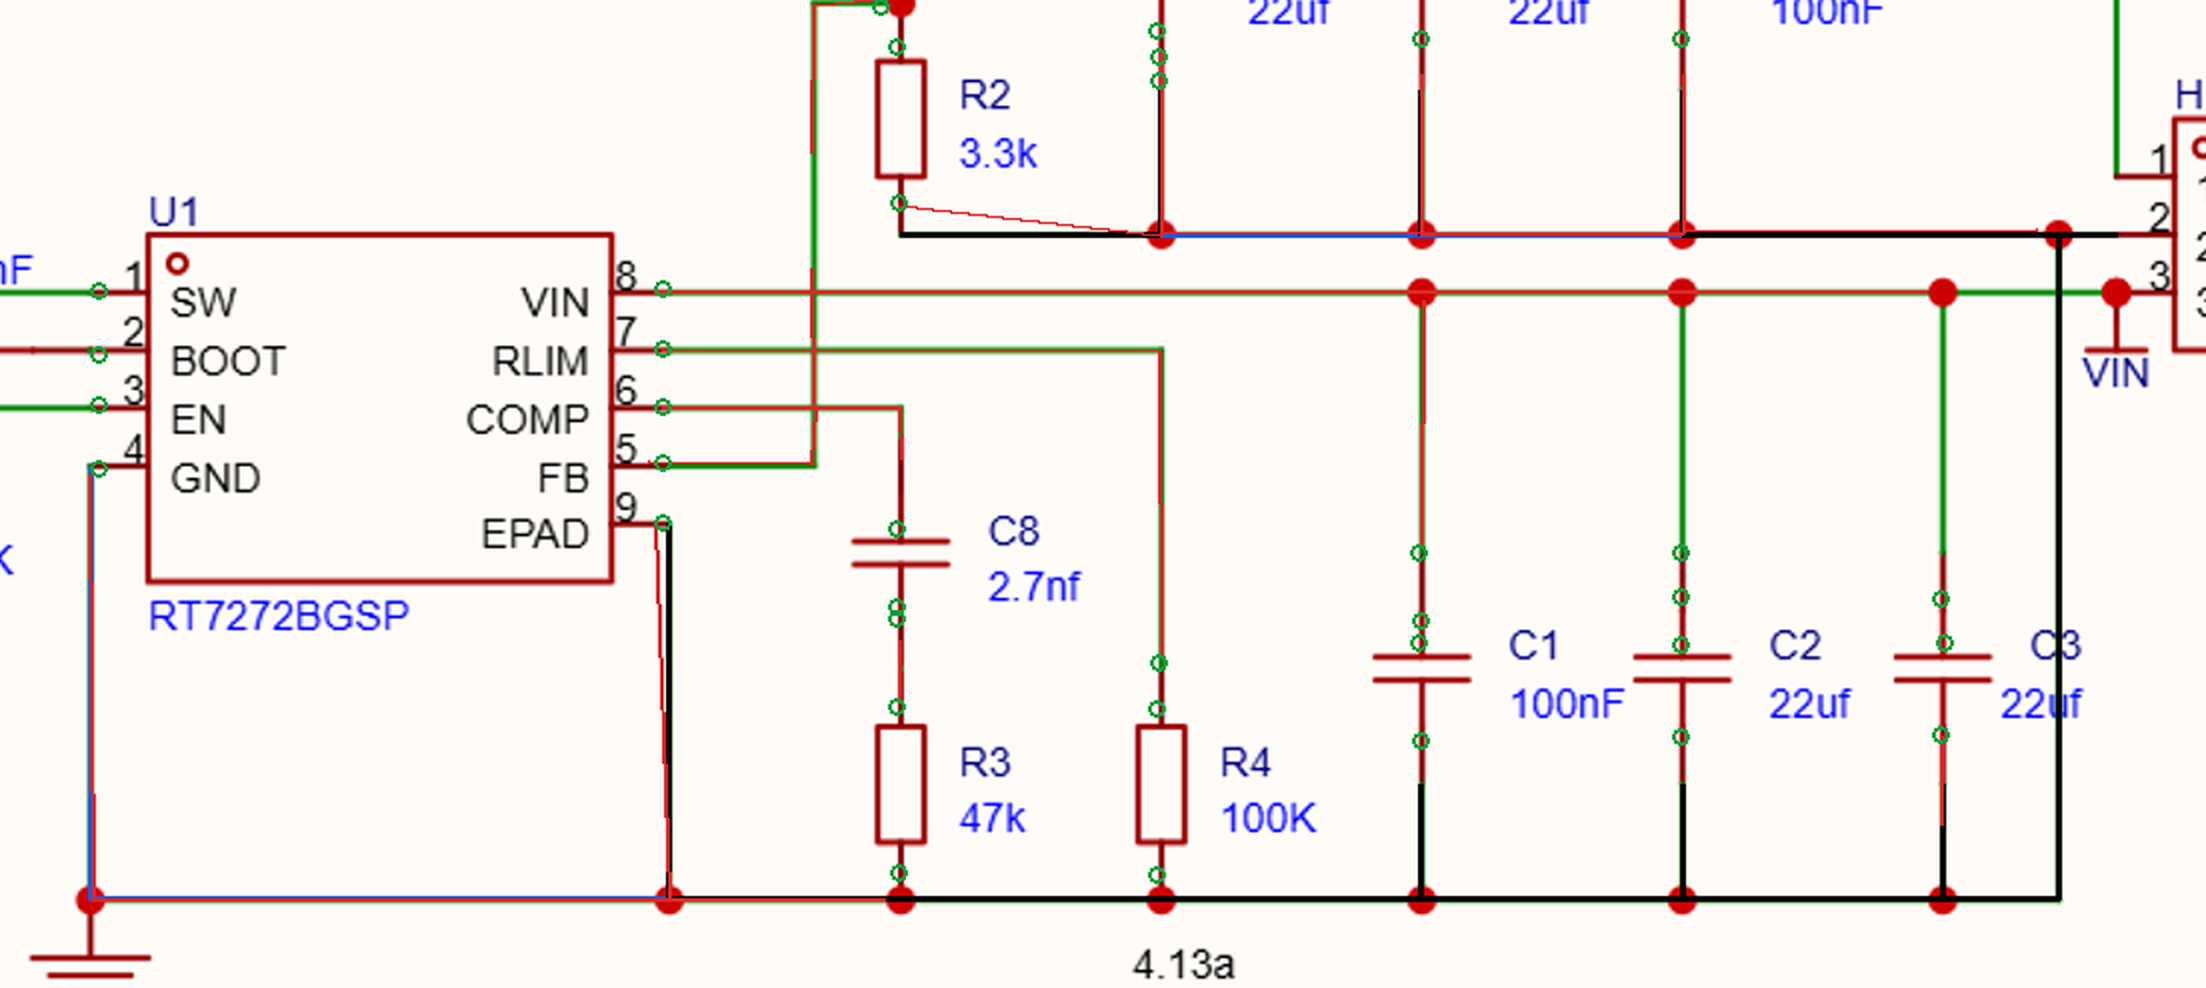

This chart was generated by the following Python code:
"""Draw one reference net next to what we produced, so the cut mismatch is visible.

Blue = reference wire (its own segments).  Red = our wire.  Green dots = our pins.
Where a blue line has no red line on top of it, that reference segment counts as missing.
"""
from __future__ import annotations

import argparse
import json
import math
import sys
from pathlib import Path

from PIL import Image, ImageDraw

sys.path.insert(0, r"C:/Users/Pc/Desktop/新建文件夹/pcb_parser_competition/scripts")
from platform_metrics import _close, _segments  # noqa: E402

GT = Path(r"C:/Users/Pc/Desktop/新建文件夹/赛题六公开数据集/赛题六公开数据集/open_GT/open_GT")
IMAGES = Path(r"D:/pcb_open_gt_in")
PRED = Path(r"D:/pcb_open_gt_v32best/final_results")


def main() -> None:
    parser = argparse.ArgumentParser()
    parser.add_argument("--case", default="13")
    parser.add_argument("--net", default="net_7")
    parser.add_argument("--scale", type=float, default=2.0)
    parser.add_argument("--out", type=Path, default=Path(r"C:/Users/Pc/Desktop/新建文件夹/wire_overlay_example.png"))
    args = parser.parse_args()

    truth = json.loads((GT / args.case / f"{args.case}.json").read_text(encoding="utf-8"))
    pred = json.loads((PRED / f"{args.case}_Pred.json").read_text(encoding="utf-8"))
    with Image.open(IMAGES / f"{args.case}.png") as handle:
        image = handle.convert("RGB")
        width, height = image.size

    net = (truth.get("nets") or {})[args.net]
    gt_edges = _segments(net)
    our_edges = [seg for n in (pred.get("nets") or {}).values() for seg in _segments(n)]

    def to_image(point):
        return (point[0], height - point[1])

    xs, ys = [], []
    for seg in gt_edges:
        for point in (seg[0], seg[-1]):
            x, y = to_image(point)
            xs.append(x); ys.append(y)
    margin = 45
    box = (max(0, int(min(xs) - margin)), max(0, int(min(ys) - margin)),
           min(width, int(max(xs) + margin)), min(height, int(max(ys) + margin)))

    overlay = image.copy()
    draw = ImageDraw.Draw(overlay)
    for seg in gt_edges:
        pts = [to_image(p) for p in seg]
        matched = any(_close(seg, other) for other in our_edges)
        draw.line(pts, fill=(30, 90, 220) if matched else (0, 0, 0), width=3)
    for seg in our_edges:
        pts = [to_image(p) for p in seg]
        if any(p[0] < box[0] - 20 or p[0] > box[2] + 20 or p[1] < box[1] - 20 or p[1] > box[3] + 20 for p in pts):
            continue
        draw.line(pts, fill=(220, 40, 40), width=2)
    for group in (pred.get("pins") or {}).values():
        for pin in (group.values() if isinstance(group, dict) else group):
            point = (pin or {}).get("point") or {}
            if "x" in point and "y" in point:
                x, y = point["x"], height - point["y"]
                if box[0] <= x <= box[2] and box[1] <= y <= box[3]:
                    draw.ellipse([x - 4, y - 4, x + 4, y + 4], outline=(20, 160, 60), width=2)

    crop = overlay.crop(box)
    crop = crop.resize((int(crop.width * args.scale), int(crop.height * args.scale)), Image.LANCZOS)
    crop.save(args.out)
    matched = sum(1 for seg in gt_edges if any(_close(seg, other) for other in our_edges))
    print(f"case {args.case} {args.net}: 真值 {len(gt_edges)} 段，对上 {matched} 段；区域 {box}；已保存 {args.out}")
    print("蓝色=已对上的真值线  黑色=没对上的真值线  红色=我们画的线  绿圈=我们的引脚")


if __name__ == "__main__":
    main()
